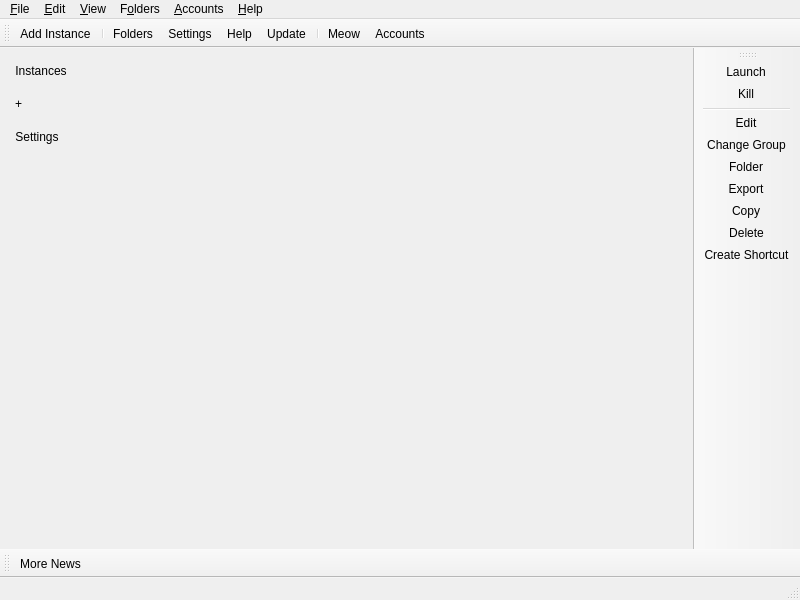
<?xml version="1.0" encoding="UTF-8"?>
<ui version="4.0">
 <class>MainWindow</class>
 <widget class="QMainWindow" name="MainWindow">
  <property name="geometry">
   <rect>
    <x>0</x>
    <y>0</y>
    <width>800</width>
    <height>600</height>
   </rect>
  </property>
  <widget class="QWidget" name="centralWidget">
   <layout class="QHBoxLayout" name="horizontalLayout">
    <property name="spacing">
     <number>0</number>
    </property>
    <property name="leftMargin">
     <number>0</number>
    </property>
    <property name="topMargin">
     <number>0</number>
    </property>
    <property name="rightMargin">
     <number>0</number>
    </property>
    <property name="bottomMargin">
     <number>0</number>
    </property>
    <item>
     <widget class="QWidget" name="leftSidebar">
      <property name="minimumSize">
       <size>
        <width>92</width>
        <height>0</height>
       </size>
      </property>
      <property name="styleSheet">
       <string notr="true">/* leftSidebar styling is provided via app qss; objectName: leftSidebar */</string>
      </property>
      <layout class="QVBoxLayout" name="sidebarLayout">
       <property name="spacing">
        <number>12</number>
       </property>
       <property name="leftMargin">
        <number>8</number>
       </property>
       <property name="topMargin">
        <number>12</number>
       </property>
       <property name="rightMargin">
        <number>8</number>
       </property>
       <property name="bottomMargin">
        <number>12</number>
       </property>
       <item>
        <widget class="QToolButton" name="btnInstances">
         <property name="text">
          <string>Instances</string>
         </property>
         <property name="toolTip">
          <string>Instances</string>
         </property>
         <property name="checkable">
          <bool>true</bool>
         </property>
         <property name="autoRaise">
          <bool>true</bool>
         </property>
        </widget>
       </item>
       <item>
        <widget class="QToolButton" name="btnAddInstance">
         <property name="text">
          <string>+</string>
         </property>
         <property name="toolTip">
          <string>Add Instance</string>
         </property>
         <property name="autoRaise">
          <bool>true</bool>
         </property>
        </widget>
       </item>
       <item>
        <widget class="QToolButton" name="btnSettings">
         <property name="text">
          <string>Settings</string>
         </property>
         <property name="toolTip">
          <string>Settings</string>
         </property>
         <property name="autoRaise">
          <bool>true</bool>
         </property>
        </widget>
       </item>
       <item>
        <spacer name="verticalSpacer">
         <property name="orientation">
          <enum>Qt::Vertical</enum>
         </property>
         <property name="sizeHint">
          <size>
           <width>20</width>
           <height>20</height>
          </size>
         </property>
        </spacer>
       </item>
      </layout>
     </widget>
    </item>
    <item>
     <widget class="QStackedWidget" name="mainContent">
      <property name="styleSheet">
       <string notr="true">/* main content host - pages injected at runtime */</string>
      </property>
     </widget>
    </item>
   </layout>
  </widget>
  <widget class="QStatusBar" name="statusBar"/>
  <widget class="QToolBar" name="mainToolBar">
   <property name="windowTitle">
    <string>Main Toolbar</string>
   </property>
   <property name="allowedAreas">
    <set>Qt::BottomToolBarArea|Qt::TopToolBarArea</set>
   </property>
   <property name="toolButtonStyle">
    <enum>Qt::ToolButtonTextBesideIcon</enum>
   </property>
   <property name="floatable">
    <bool>false</bool>
   </property>
   <attribute name="toolBarArea">
    <enum>TopToolBarArea</enum>
   </attribute>
   <attribute name="toolBarBreak">
    <bool>false</bool>
   </attribute>
   <addaction name="actionAddInstance"/>
   <addaction name="separator"/>
   <addaction name="actionFoldersButton"/>
   <addaction name="actionSettings"/>
   <addaction name="actionHelpButton"/>
   <addaction name="actionCheckUpdate"/>
   <addaction name="separator"/>
   <addaction name="actionCAT"/>
   <addaction name="actionAccountsButton"/>
  </widget>
  <widget class="QToolBar" name="newsToolBar">
   <property name="windowTitle">
    <string>News Toolbar</string>
   </property>
   <property name="allowedAreas">
    <set>Qt::BottomToolBarArea|Qt::TopToolBarArea</set>
   </property>
   <property name="iconSize">
    <size>
     <width>16</width>
     <height>16</height>
    </size>
   </property>
   <property name="toolButtonStyle">
    <enum>Qt::ToolButtonTextBesideIcon</enum>
   </property>
   <property name="floatable">
    <bool>false</bool>
   </property>
   <attribute name="toolBarArea">
    <enum>BottomToolBarArea</enum>
   </attribute>
   <attribute name="toolBarBreak">
    <bool>false</bool>
   </attribute>
   <addaction name="actionMoreNews"/>
  </widget>
  <widget class="WideBar" name="instanceToolBar">
   <property name="windowTitle">
    <string>Instance Toolbar</string>
   </property>
   <property name="allowedAreas">
    <set>Qt::LeftToolBarArea|Qt::RightToolBarArea</set>
   </property>
   <property name="iconSize">
    <size>
     <width>16</width>
     <height>16</height>
    </size>
   </property>
   <property name="toolButtonStyle">
    <enum>Qt::ToolButtonTextBesideIcon</enum>
   </property>
   <property name="floatable">
    <bool>false</bool>
   </property>
   <property name="useDefaultAction" stdset="0">
    <bool>true</bool>
   </property>
   <attribute name="toolBarArea">
    <enum>RightToolBarArea</enum>
   </attribute>
   <attribute name="toolBarBreak">
    <bool>false</bool>
   </attribute>
   <addaction name="actionLaunchInstance"/>
   <addaction name="actionKillInstance"/>
   <addaction name="separator"/>
   <addaction name="actionEditInstance"/>
   <addaction name="actionChangeInstGroup"/>
   <addaction name="actionViewSelectedInstFolder"/>
   <addaction name="actionExportInstance"/>
   <addaction name="actionCopyInstance"/>
   <addaction name="actionDeleteInstance"/>
   <addaction name="actionCreateInstanceShortcut"/>
  </widget>
  <widget class="QMenuBar" name="menuBar">
   <property name="geometry">
    <rect>
     <x>0</x>
     <y>0</y>
     <width>800</width>
     <height>22</height>
    </rect>
   </property>
   <widget class="QMenu" name="fileMenu">
    <property name="title">
     <string>&amp;File</string>
    </property>
    <property name="toolTipsVisible">
     <bool>true</bool>
    </property>
    <addaction name="actionAddInstance"/>
    <addaction name="separator"/>
    <addaction name="actionLaunchInstance"/>
    <addaction name="actionKillInstance"/>
    <addaction name="separator"/>
    <addaction name="actionEditInstance"/>
    <addaction name="actionChangeInstGroup"/>
    <addaction name="actionViewSelectedInstFolder"/>
    <addaction name="actionExportInstance"/>
    <addaction name="actionCopyInstance"/>
    <addaction name="actionDeleteInstance"/>
    <addaction name="actionCreateInstanceShortcut"/>
    <addaction name="separator"/>
    <addaction name="actionSettings"/>
    <addaction name="actionCloseWindow"/>
   </widget>
   <widget class="QMenu" name="editMenu">
    <property name="title">
     <string>&amp;Edit</string>
    </property>
    <property name="toolTipsVisible">
     <bool>true</bool>
    </property>
    <addaction name="actionUndoTrashInstance"/>
   </widget>
   <widget class="QMenu" name="viewMenu">
    <property name="title">
     <string>&amp;View</string>
    </property>
    <property name="toolTipsVisible">
     <bool>true</bool>
    </property>
    <addaction name="actionChangeTheme"/>
    <addaction name="separator"/>
    <addaction name="actionCAT"/>
    <addaction name="actionToggleStatusBar"/>
    <addaction name="actionLockToolbars"/>
    <addaction name="separator"/>
   </widget>
   <widget class="QMenu" name="foldersMenu">
    <property name="title">
     <string>F&amp;olders</string>
    </property>
    <property name="toolTipsVisible">
     <bool>true</bool>
    </property>
    <addaction name="actionViewLauncherRootFolder"/>
    <addaction name="separator"/>
    <addaction name="actionViewInstanceFolder"/>
    <addaction name="actionViewCentralModsFolder"/>
    <addaction name="actionViewSkinsFolder"/>
    <addaction name="actionViewJavaFolder"/>
    <addaction name="separator"/>
    <addaction name="actionViewIconThemeFolder"/>
    <addaction name="actionViewWidgetThemeFolder"/>
    <addaction name="actionViewCatPackFolder"/>
    <addaction name="actionViewIconsFolder"/>
    <addaction name="separator"/>
    <addaction name="actionViewLogsFolder"/>
   </widget>
   <widget class="QMenu" name="accountsMenu">
    <property name="title">
     <string>&amp;Accounts</string>
    </property>
   </widget>
   <widget class="QMenu" name="helpMenu">
    <property name="title">
     <string>&amp;Help</string>
    </property>
    <property name="toolTipsVisible">
     <bool>true</bool>
    </property>
    <addaction name="actionClearMetadata"/>
    <addaction name="actionReportBug"/>
    <addaction name="actionViewLog"/>
    <addaction name="actionAddToPATH"/>
    <addaction name="separator"/>
    <addaction name="actionMATRIX"/>
    <addaction name="actionDISCORD"/>
    <addaction name="actionREDDIT"/>
    <addaction name="separator"/>
    <addaction name="actionMoreNews"/>
    <addaction name="actionCheckUpdate"/>
    <addaction name="actionOpenWiki"/>
    <addaction name="actionAbout"/>
   </widget>
   <addaction name="fileMenu"/>
   <addaction name="editMenu"/>
   <addaction name="viewMenu"/>
   <addaction name="foldersMenu"/>
   <addaction name="accountsMenu"/>
   <addaction name="helpMenu"/>
  </widget>
  <action name="actionMoreNews">
   <property name="icon">
    <iconset theme="news"/>
   </property>
   <property name="text">
    <string>More News...</string>
   </property>
   <property name="toolTip">
    <string>Open the development blog to read more news about %1.</string>
   </property>
  </action>
  <action name="actionCAT">
   <property name="checkable">
    <bool>true</bool>
   </property>
   <property name="icon">
    <iconset theme="cat"/>
   </property>
   <property name="text">
    <string>&amp;Meow</string>
   </property>
   <property name="toolTip">
    <string>It's a fluffy kitty :3</string>
   </property>
  </action>
  <action name="actionToggleStatusBar">
   <property name="checkable">
    <bool>true</bool>
   </property>
   <property name="text">
    <string>Status Bar</string>
   </property>
  </action>
  <action name="actionLockToolbars">
   <property name="checkable">
    <bool>true</bool>
   </property>
   <property name="text">
    <string>Lock Toolbars</string>
   </property>
  </action>
  <action name="actionUndoTrashInstance">
   <property name="enabled">
    <bool>false</bool>
   </property>
   <property name="text">
    <string>&amp;Undo Last Instance Deletion</string>
   </property>
  </action>
  <action name="actionAddInstance">
   <property name="icon">
    <iconset theme="new"/>
   </property>
   <property name="text">
    <string>Add Instanc&amp;e...</string>
   </property>
   <property name="toolTip">
    <string>Add a new instance.</string>
   </property>
  </action>
  <action name="actionCheckUpdate">
   <property name="icon">
    <iconset theme="checkupdate"/>
   </property>
   <property name="text">
    <string>&amp;Update...</string>
   </property>
   <property name="toolTip">
    <string>Check for new updates for %1.</string>
   </property>
   <property name="menuRole">
    <enum>QAction::ApplicationSpecificRole</enum>
   </property>
  </action>
  <action name="actionSettings">
   <property name="icon">
    <iconset theme="settings"/>
   </property>
   <property name="text">
    <string>Setti&amp;ngs...</string>
   </property>
   <property name="toolTip">
    <string>Change settings.</string>
   </property>
   <property name="menuRole">
    <enum>QAction::PreferencesRole</enum>
   </property>
  </action>
  <action name="actionManageSkins">
   <property name="icon">
    <iconset theme="settings"/>
   </property>
   <property name="text">
    <string>Manage &amp;Skins...</string>
   </property>
  </action>
  <action name="actionManageAccounts">
   <property name="icon">
    <iconset theme="accounts"/>
   </property>
   <property name="text">
    <string>&amp;Manage Accounts...</string>
   </property>
  </action>
  <action name="actionLaunchInstance">
   <property name="icon">
    <iconset theme="launch"/>
   </property>
   <property name="text">
    <string>&amp;Launch</string>
   </property>
   <property name="toolTip">
    <string>Launch the selected instance.</string>
   </property>
  </action>
  <action name="actionKillInstance">
   <property name="icon">
    <iconset theme="status-bad"/>
   </property>
   <property name="text">
    <string>&amp;Kill</string>
   </property>
   <property name="toolTip">
    <string>Kill the running instance.</string>
   </property>
   <property name="shortcut">
    <string>Ctrl+K</string>
   </property>
  </action>
  <action name="actionRenameInstance">
   <property name="icon">
    <iconset theme="rename"/>
   </property>
   <property name="text">
    <string>Rename</string>
   </property>
   <property name="toolTip">
    <string>Rename the selected instance.</string>
   </property>
  </action>
  <action name="actionChangeInstGroup">
   <property name="icon">
    <iconset theme="tag"/>
   </property>
   <property name="text">
    <string>&amp;Change Group...</string>
   </property>
   <property name="toolTip">
    <string>Change the selected instance's group.</string>
   </property>
   <property name="shortcut">
    <string>Ctrl+G</string>
   </property>
  </action>
  <action name="actionChangeInstIcon">
   <property name="text">
    <string>Change Icon</string>
   </property>
   <property name="toolTip">
    <string>Change the selected instance's icon.</string>
   </property>
  </action>
  <action name="actionEditInstance">
   <property name="icon">
    <iconset theme="settings"/>
   </property>
   <property name="text">
    <string>&amp;Edit...</string>
   </property>
   <property name="toolTip">
    <string>Change the instance settings, mods and versions.</string>
   </property>
   <property name="shortcut">
    <string>Ctrl+I</string>
   </property>
  </action>
  <action name="actionViewSelectedInstFolder">
   <property name="icon">
    <iconset theme="viewfolder"/>
   </property>
   <property name="text">
    <string>&amp;Folder</string>
   </property>
   <property name="toolTip">
    <string>Open the selected instance's root folder in a file browser.</string>
   </property>
  </action>
  <action name="actionDeleteInstance">
   <property name="icon">
    <iconset theme="delete"/>
   </property>
   <property name="text">
    <string>Dele&amp;te</string>
   </property>
   <property name="toolTip">
    <string>Delete the selected instance.</string>
   </property>
   <property name="autoRepeat">
    <bool>false</bool>
   </property>
  </action>
  <action name="actionCopyInstance">
   <property name="icon">
    <iconset theme="copy"/>
   </property>
   <property name="text">
    <string>Cop&amp;y...</string>
   </property>
   <property name="toolTip">
    <string>Copy the selected instance.</string>
   </property>
   <property name="shortcut">
    <string>Ctrl+D</string>
   </property>
  </action>
  <action name="actionExportInstance">
   <property name="icon">
    <iconset theme="export"/>
   </property>
   <property name="text">
    <string>E&amp;xport...</string>
   </property>
   <property name="toolTip">
    <string>Export the selected instance to supported formats.</string>
   </property>
  </action>
  <action name="actionExportInstanceZip">
   <property name="icon">
    <iconset theme="launcher"/>
   </property>
   <property name="text">
    <string>Prism Launcher (zip)</string>
   </property>
  </action>
  <action name="actionExportInstanceMrPack">
   <property name="icon">
    <iconset theme="modrinth"/>
   </property>
   <property name="text">
    <string>Modrinth (mrpack)</string>
   </property>
  </action>
  <action name="actionExportInstanceFlamePack">
   <property name="icon">
    <iconset theme="flame"/>
   </property>
   <property name="text">
    <string>CurseForge (zip)</string>
   </property>
  </action>
  <action name="actionCreateInstanceShortcut">
   <property name="icon">
    <iconset theme="shortcut"/>
   </property>
   <property name="text">
    <string>Create Shortcut</string>
   </property>
   <property name="toolTip">
    <string>Creates a shortcut on a selected folder to launch the selected instance.</string>
   </property>
  </action>
  <action name="actionNoAccountsAdded">
   <property name="icon">
    <iconset theme="noaccount"/>
   </property>
   <property name="text">
    <string>No accounts added!</string>
   </property>
  </action>
  <action name="actionNoDefaultAccount">
   <property name="checkable">
    <bool>true</bool>
   </property>
   <property name="icon">
    <iconset theme="noaccount"/>
   </property>
   <property name="text">
    <string>No Default Account</string>
   </property>
   <property name="shortcut">
    <string>Ctrl+0</string>
   </property>
  </action>
  <action name="actionCloseWindow">
   <property name="icon">
    <iconset theme="status-bad"/>
   </property>
   <property name="text">
    <string>Close &amp;Window</string>
   </property>
   <property name="toolTip">
    <string>Close the current window</string>
   </property>
   <property name="menuRole">
    <enum>QAction::MenuRole::NoRole</enum>
   </property>
  </action>
  <action name="actionViewInstanceFolder">
   <property name="icon">
    <iconset theme="viewfolder"/>
   </property>
   <property name="text">
    <string>&amp;Instances</string>
   </property>
   <property name="toolTip">
    <string>Open the instances folder in a file browser.</string>
   </property>
  </action>
  <action name="actionViewLauncherRootFolder">
   <property name="icon">
    <iconset theme="viewfolder"/>
   </property>
   <property name="text">
    <string>Launcher &amp;Root</string>
   </property>
   <property name="toolTip">
    <string>Open the launcher's root folder in a file browser.</string>
   </property>
  </action>
  <action name="actionViewCentralModsFolder">
   <property name="icon">
    <iconset theme="centralmods"/>
   </property>
   <property name="text">
    <string>&amp;Central Mods</string>
   </property>
   <property name="toolTip">
    <string>Open the central mods folder in a file browser.</string>
   </property>
  </action>
  <action name="actionViewSkinsFolder">
   <property name="icon">
    <iconset theme="viewfolder"/>
   </property>
   <property name="text">
    <string>&amp;Skins</string>
   </property>
   <property name="toolTip">
    <string>Open the skins folder in a file browser.</string>
   </property>
  </action>
  <action name="actionViewIconsFolder">
   <property name="icon">
    <iconset theme="viewfolder"/>
   </property>
   <property name="text">
    <string>Instance Icons</string>
   </property>
   <property name="toolTip">
    <string>Open the instance icons folder in a file browser.</string>
   </property>
  </action>
  <action name="actionViewLogsFolder">
   <property name="icon">
    <iconset theme="viewfolder"/>
   </property>
   <property name="text">
    <string>Logs</string>
   </property>
   <property name="toolTip">
    <string>Open the logs folder in a file browser.</string>
   </property>
  </action>
  <action name="actionChangeTheme">
   <property name="text">
    <string>Themes</string>
   </property>
  </action>
  <action name="actionReportBug">
   <property name="icon">
    <iconset theme="bug"/>
   </property>
   <property name="text">
    <string>Report a Bug or Suggest a Feature</string>
   </property>
   <property name="toolTip">
    <string>Open the bug tracker to report a bug with %1.</string>
   </property>
  </action>
  <action name="actionDISCORD">
   <property name="icon">
    <iconset theme="discord"/>
   </property>
   <property name="text">
    <string>&amp;Discord Guild</string>
   </property>
   <property name="toolTip">
    <string>Open %1 Discord guild.</string>
   </property>
  </action>
  <action name="actionMATRIX">
   <property name="icon">
    <iconset theme="matrix"/>
   </property>
   <property name="text">
    <string>&amp;Matrix Space</string>
   </property>
   <property name="toolTip">
    <string>Open %1 Matrix space.</string>
   </property>
  </action>
  <action name="actionREDDIT">
   <property name="icon">
    <iconset theme="reddit-alien"/>
   </property>
   <property name="text">
    <string>Sub&amp;reddit</string>
   </property>
   <property name="toolTip">
    <string>Open %1 subreddit.</string>
   </property>
  </action>
  <action name="actionAbout">
   <property name="icon">
    <iconset theme="about"/>
   </property>
   <property name="text">
    <string>&amp;About %1</string>
   </property>
   <property name="toolTip">
    <string>View information about %1.</string>
   </property>
   <property name="menuRole">
    <enum>QAction::AboutRole</enum>
   </property>
  </action>
  <action name="actionClearMetadata">
   <property name="icon">
    <iconset theme="refresh"/>
   </property>
   <property name="text">
    <string>&amp;Clear Metadata Cache</string>
   </property>
   <property name="toolTip">
    <string>Clear cached metadata</string>
   </property>
  </action>
  <action name="actionViewLog">
   <property name="icon">
    <iconset theme="log">
     <normaloff>.</normaloff>.</iconset>
   </property>
   <property name="text">
    <string>View logs</string>
   </property>
   <property name="toolTip">
    <string>View current and previous launcher logs</string>
   </property>
  </action>
  <action name="actionAddToPATH">
   <property name="icon">
    <iconset theme="custom-commands"/>
   </property>
   <property name="text">
    <string>Install to &amp;PATH</string>
   </property>
   <property name="toolTip">
    <string>Install a %1 symlink to /usr/local/bin</string>
   </property>
  </action>
  <action name="actionFoldersButton">
   <property name="icon">
    <iconset theme="viewfolder"/>
   </property>
   <property name="text">
    <string>Folders</string>
   </property>
   <property name="toolTip">
    <string>Open one of the folders shared between instances.</string>
   </property>
  </action>
  <action name="actionHelpButton">
   <property name="icon">
    <iconset theme="help"/>
   </property>
   <property name="text">
    <string>Help</string>
   </property>
   <property name="toolTip">
    <string>Get help with %1 or Minecraft.</string>
   </property>
  </action>
  <action name="actionAccountsButton">
   <property name="icon">
    <iconset theme="noaccount"/>
   </property>
   <property name="text">
    <string>Accounts</string>
   </property>
  </action>
  <action name="actionOpenWiki">
   <property name="icon">
    <iconset theme="help"/>
   </property>
   <property name="text">
    <string>%1 &amp;Wiki</string>
   </property>
   <property name="toolTip">
    <string>Open the %1 wiki</string>
   </property>
  </action>
  <action name="actionViewWidgetThemeFolder">
   <property name="icon">
    <iconset theme="viewfolder"/>
   </property>
   <property name="text">
    <string>&amp;Widget Themes</string>
   </property>
   <property name="toolTip">
    <string>Open the widget themes folder in a file browser.</string>
   </property>
  </action>
  <action name="actionViewIconThemeFolder">
   <property name="icon">
    <iconset theme="viewfolder"/>
   </property>
   <property name="text">
    <string>I&amp;con Theme</string>
   </property>
   <property name="toolTip">
    <string>Open the icon theme folder in a file browser.</string>
   </property>
  </action>
  <action name="actionViewCatPackFolder">
   <property name="icon">
    <iconset theme="viewfolder"/>
   </property>
   <property name="text">
    <string>Cat Packs</string>
   </property>
   <property name="toolTip">
    <string>Open the cat packs folder in a file browser.</string>
   </property>
  </action>
  <action name="actionViewJavaFolder">
   <property name="icon">
    <iconset theme="viewfolder"/>
   </property>
   <property name="text">
    <string>Java</string>
   </property>
   <property name="toolTip">
    <string>Open the Java folder in a file browser. Only available if the built-in Java downloader is used.</string>
   </property>
  </action>
 </widget>
 <customwidgets>
  <customwidget>
   <class>WideBar</class>
   <extends>QToolBar</extends>
   <header>ui/widgets/WideBar.h</header>
  </customwidget>
 </customwidgets>
 <resources/>
 <connections/>
</ui>
